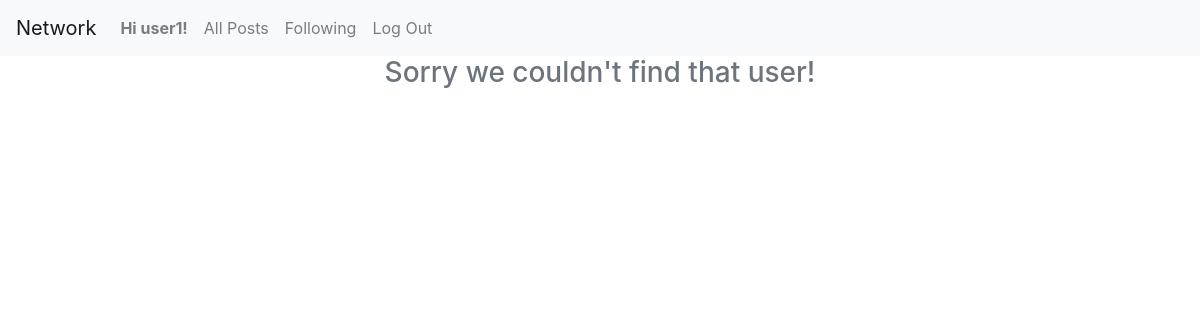
The page /u/user2 (signed in) on the database as committed earlier.
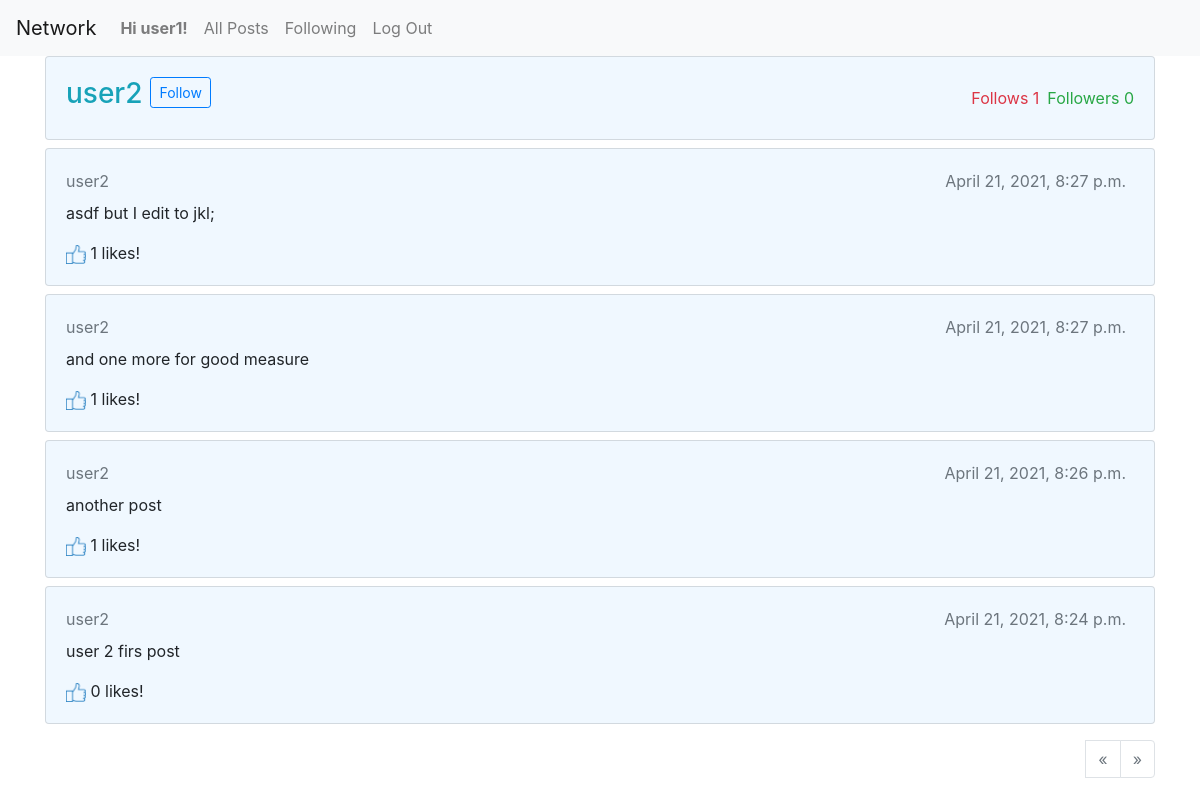
The same page on the database as committed later.
### network/models.py (models this page shows, shortened)
class User(AbstractUser):
    pass

class Profile(models.Model):
    user = models.ForeignKey(User, on_delete=models.CASCADE)
    follower = models.ManyToManyField(
        User,  blank=True, related_name="follower_user")
    following = models.ManyToManyField(
        User,  blank=True, related_name="following_user")

class Post(models.Model):
    user = models.ForeignKey(User, on_delete=models.CASCADE)
    post = models.CharField(max_length=500, null=True, blank=True)
    timestamp = models.DateTimeField(auto_now_add=True)
    like = models.ManyToManyField(
        User,  blank=True, related_name="liked_user")

### network/views.py (the view)
# urls.py: path('u/<username>', views.profile, name="profile"),
@login_required
def profile(request, username):
    try:
        user = User.objects.get(username=username)
        profile = Profile.objects.get(user=user)
        users_profile = Profile.objects.get(user=request.user)
    except:
        return render(request, 'network/profile.html', {"error": True})
    posts = Post.objects.filter(user=user).order_by('-timestamp')
    paginator = Paginator(posts, 10)
    if request.GET.get("page") != None:
        try:
            posts = paginator.page(request.GET.get("page"))
        except:
            posts = paginator.page(1)
    else:
        posts = paginator.page(1)
    for i in users_profile.follower.all():
        print(i)
    context = {
        'posts': posts,
        "user": user,
        "profile": profile,
        'users_profile': users_profile
    }
    return render(request, 'network/profile.html', context)

### network/templates/network/profile.html (shortened to what this page needs)
{% extends "network/layout.html" %} {% load static %}{% block body %}
{% if not error %}
<div class="card">
    <div class="card-body">
        <div class="d-flex align-items-center">
            <div class="d-flex">
                <h3 class="text-info">{{user.username}}</h3>
                {% if request.user != user %}
                <button class="btn btn-outline-primary btn-sm mx-2 h-25" id="follow-btn" data-user="{{user.username}}">
                    {% if user in users_profile.following.all %}
                    Unfollow
                    {% else %}
                    Follow
                    {% endif %}
                </button>
                {% endif %}
            </div>
            <div class="w-100 d-flex justify-content-end">
                <span class="text-danger mx-2">Follows {{profile.following.count}}</span>
                <span class="text-success" id="follower">Followers {{profile.follower.count}}</span>
            </div>
        </div>
    </div>
</div>
{% for post in posts %}
<div class="card my-2">
    <div class="card-body my-card">
        <div class="d-flex mb-2">
            <div class="d-flex justify-content-start">
                <a href="{% url 'profile' post.user.username%}"><span
                        class="text-secondary">{{post.user.username}}</span></a>
            </div>
            <div class="w-100 d-flex justify-content-end">
                <span class="mx-2 text-secondary">{{post.timestamp}}</span>
            </div>
        </div>
        <span id="post-content-{{post.id}}" class="post">{{post.post}}</span>
        <div class="like mt-3">
            <img data-id="{{post.id}}"
            style="width: 20px;"
            id="post-like-{{post.id}}"
            class="liked"
            {% if not request.user in post.like.all %}
            data-is_liked="no" src="/static/network/notliked.png"
            {% else %}
                data-is_liked="yes" src="/static/network/heart.png"
                {% endif %} />
            <span id="post-count-{{post.id}}">{{post.like.count}} likes!</span>
        </div>
    </div>
</div>
{%endfor%}
<div class="d-flex justify-content-end my-3">
    <nav aria-label="Page navigation ">
        <ul class="pagination">
            {% if posts.has_previous %}
            <li class="page-item">
            <li class="page-item">
                <a class="page-link" href="?page={{posts.previous_page_number}}" aria-label="Previous">
                    <span aria-hidden="true">&laquo;</span>
                    <span class="sr-only">Previous</span>
                </a>
            </li>
            {%else%}
            <li class="page-item">
            <li class="page-item disabled">
                <a class="page-link" href="#" aria-label="Previous">
                    <span aria-hidden="true">&laquo;</span>
                </a>
            </li>
            {%endif%}
            {% if posts.has_next %}
            <li class="page-item">
                <a class="page-link" href="?page={{posts.next_page_number}}" aria-label="Next">
                    <span aria-hidden="true">&raquo;</span>
                    <span class="sr-only">Next</span>
                </a>
            </li>
            {%else%}
            <li class="page-item disabled">
                <a class="page-link" href="#" aria-label="Next">
                    <span aria-hidden="true">&raquo;</span>
                </a>
            </li>
            {%endif%}
        </ul>
    </nav>
</div>
{% else %}
<h3 class="text-secondary" align="center">Sorry we couldn't find that user!</h3>
{% endif %}
{% endblock %}

### network/templates/network/layout.html (shortened to what this page needs)
{% load static %}
<!DOCTYPE html>
<html lang="en">
<head>
    <link rel="stylesheet" href="https://stackpath.bootstrapcdn.com/bootstrap/4.4.1/css/bootstrap.min.css"
>
    <link href="{% static 'network/styles.css' %}" rel="stylesheet">
</head>
<body>
    <nav class="navbar navbar-expand-lg navbar-light bg-light">
        <a class="navbar-brand" href="{% url 'index' %}">Network</a>
        <div>
            <ul class="navbar-nav mr-auto">
                {% if user.is_authenticated %}
                <li class="nav-item">
                    <a class="nav-link" href="{% url 'profile' request.user.username%}"><strong>Hi
                            {{ request.user.username }}!</strong></a>
                </li>
                {% endif %}
                <li class="nav-item">
                    <a class="nav-link" href="{% url 'index' %}">All Posts</a>
                </li>
                {% if user.is_authenticated %}
                <li class="nav-item">
                    <a class="nav-link" href="{% url 'following' %}">Following</a>
                </li>
                <li class="nav-item">
                    <a class="nav-link" href="{% url 'logout' %}">Log Out</a>
                </li>
                {% endif %}
            </ul>
        </div>
    </nav>
<div class="container">
    <div class="body">
        {% block body %}
        {% endblock %}
    </div>
</div>
</body>
</html>

### network/static/network/styles.css (style rules this page uses)
.liked { cursor: pointer; width: 20px; }
.card { background: aliceblue; }

Rows that differ between the two databases and show on the page:
added User: username "user2"
added Profile: following.count "1", follower.count "0"
added Post: user.username "user2", timestamp "April 21, 2021, 8:27 p.m.", post "asdf but I edit to jkl;", like.count "1"
added Post: user.username "user2", timestamp "April 21, 2021, 8:27 p.m.", post "and one more for good measure", like.count "1"
added Post: user.username "user2", timestamp "April 21, 2021, 8:26 p.m.", post "another post", like.count "1"
added Post: user.username "user2", timestamp "April 21, 2021, 8:24 p.m.", post "user 2 firs post", like.count "0"
Other text that changed with them:
text no longer shown: "Sorry we couldn't find that user!"
text now shown: "Follow Follows Followers « »"
